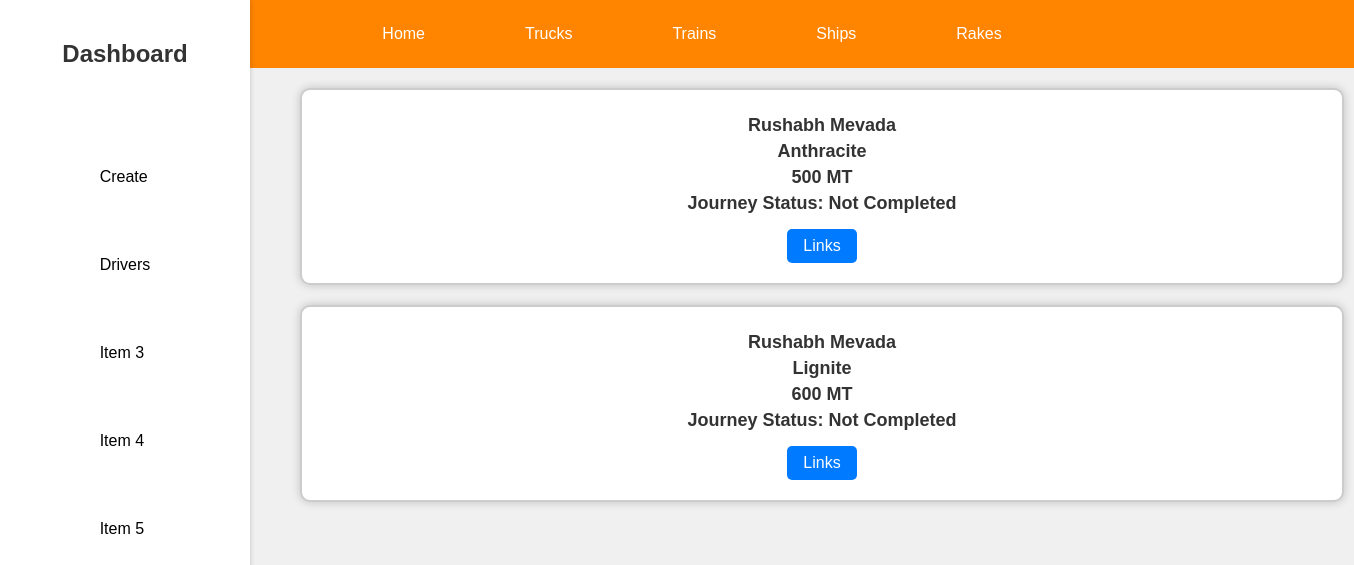
The app's page /tracker/trucks/list with its own data.
### adminpanel/models.py (models this page shows, shortened)
class TruckJourney(models.Model):
    driver = models.ForeignKey(TruckDriver, on_delete=models.CASCADE)
    buyer = models.ForeignKey(Buyers, on_delete=models.CASCADE)
    COAL_TYPE_CHOICES = [
        ("Lignite", "Lignite"),
        ("Sub-Bituminous", "Sub-Bituminous"),
        ("Bituminous", "Bituminous"),
        ("Anthracite", "Anthracite"),
    ]
    coal_type = models.CharField(max_length=15, choices=COAL_TYPE_CHOICES)
    start_date = models.DateTimeField(auto_now_add=True)
    capacity = models.IntegerField()
    complete = models.BooleanField(default=False)

class TruckDriver(models.Model):
    name = models.CharField(max_length=200)
    truck_no = models.CharField(max_length=200, unique=True)
    joined_date = models.DateField(auto_now_add=True)
    aadhar_no = models.CharField(max_length=12, unique=True)
    license_no = models.CharField(max_length=200, unique=True)

### adminpanel/views.py (the view)
# urls.py: path('trucks/list',views.truck_list,name="truck_list"),
def truck_list(request):
    context = {'TruckJourney' : TruckJourney.objects.all()}
    return render(request, 'adminpanel/truck_list.html',context)

### adminpanel/templates/adminpanel/truck_list.html (shortened to what this page needs)
{% extends "adminpanel/dashboard.html" %}
{% block content %}
{% for journey in TruckJourney %}
<div class="container-list">
    <div class="card-list">
      <div>
        <h2>{{ journey.driver.name}}</h2>
        <h2>{{ journey.coal_type }}</h2>
        <h2>{{ journey.capacity }} MT</h2>
        <h2>Journey Status: Not Completed</h2>
        <a href="/tracker/trucks/{{journey.id}}">Links</a>
    </div>
    </div>
  </div>
{% endfor %}
{% endblock %}

### adminpanel/templates/adminpanel/dashboard.html (style rules this page uses)
body, ul { margin: 0; padding: 0; }
body { font-family: Arial, sans-serif; background-color: #f0f0f0; overflow-x: hidden; }

### adminpanel/templates/adminpanel/truck_list.html (style rules this page uses)
.container-list { margin-top: 20px; margin-left: 300px; }
.card-list { background-color: #fff; border: 2px solid #ccc; border-radius: 10px; padding: 20px; box-shadow: 0 0 10px rgba(0, 0, 0, 0.2); width: 1000px; text-align: center; margin-top: 15px; }
.card-list h2 { margin: 5px 0; font-size: 18px; color: #333; }
.card-list a { display: inline-block; margin-top: 10px; padding: 8px 16px; background-color: #007bff; color: #fff; text-decoration: none; border-radius: 5px; }

### records on screen
TruckJourney: driver.name "Rushabh Mevada", coal_type "Anthracite", capacity "500"
TruckJourney: driver.name "Rushabh Mevada", coal_type "Lignite", capacity "600"
